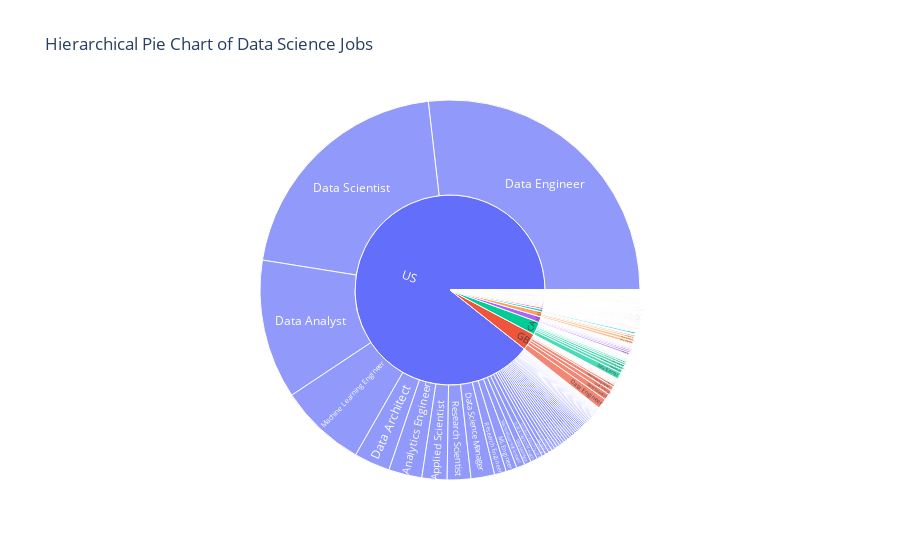

Write notebook code for a chart like this one.
### Code cell
import plotly.express as px

fig = px.sunburst(df, path=['company_location', 'job_title'], values='salary_in_usd', title='Hierarchical Pie Chart of Data Science Jobs')
fig.show()

### Figure 1 — Plotly figure (JSON) as saved in the notebook; plotly's stock layout.template omitted (floating-point values rounded to 4 significant figures; data arrays with more than 128 entries replaced by an {"elided": "..."} marker saying what was removed)
{"data": [{"branchvalues": "total", "domain": {"x": [0, 1], "y": [0, 1]}, "hovertemplate": "labels=%{label}<br>salary_in_usd=%{value}<br>parent=%{parent}<br>id=%{id}<extra></extra>", "ids": {"elided": "428 str values"}, "labels": {"elided": "428 str values"}, "name": "", "parents": {"elided": "428 str values"}, "type": "sunburst", "values": {"elided": "428 int values"}}], "layout": {"autosize": true, "legend": {"tracegroupgap": 0}, "title": {"text": "Hierarchical Pie Chart of Data Science Jobs"}}}
